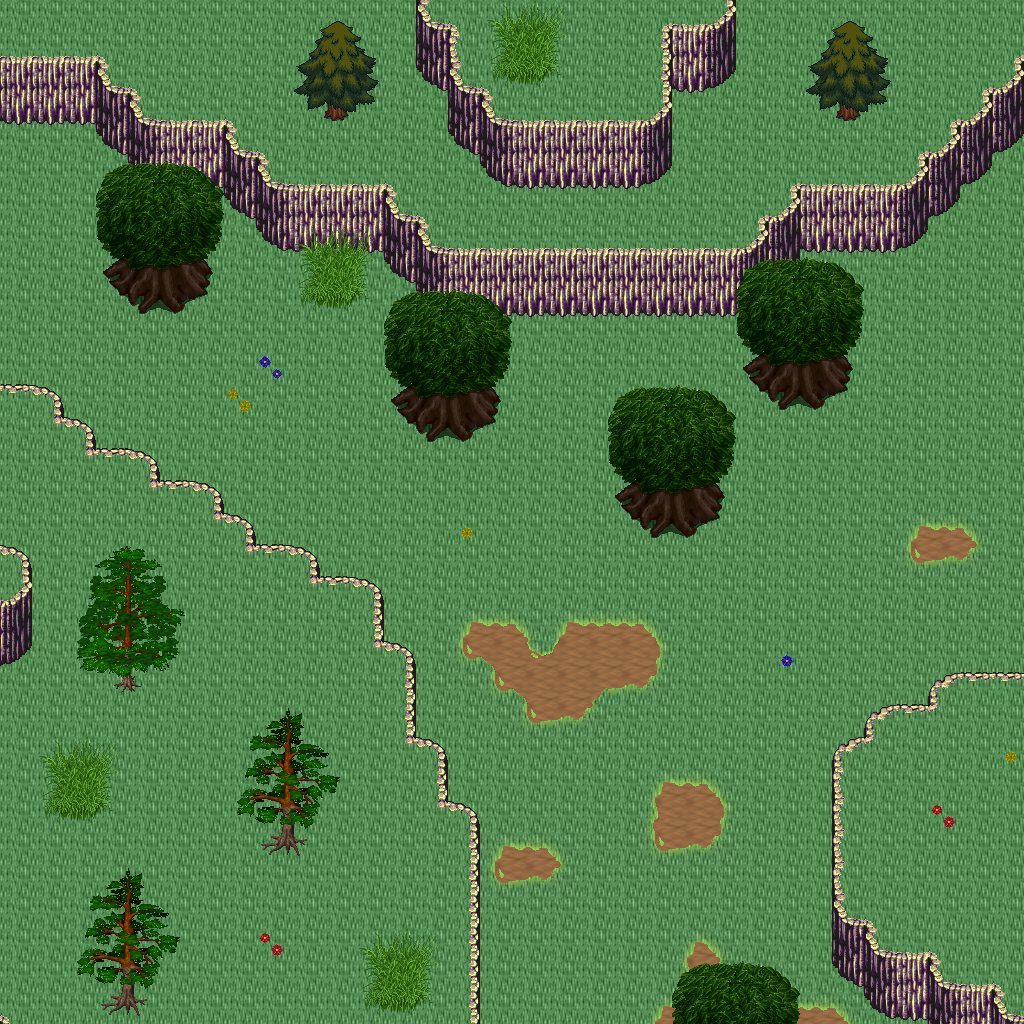

A 2D game scene composited from a Tiled map and its tileset images. What follows is a short description and the map's XML, with each tile layer's data collapsed to a summary:
An orthogonal 32x32 tile map with 32x32 px tiles, 5 tile layers (Ground, Objects, Objects2, Above, ...), 1 hidden layer not drawn, 24 tilesets.

<map version="1.10" tiledversion="1.11.0" orientation="orthogonal" renderorder="right-down" width="32" height="32" tilewidth="32" tileheight="32" infinite="0" nextlayerid="11" nextobjectid="1">
 <tileset firstgid="1" name="logic_collision" tilewidth="32" tileheight="32" tilecount="1" columns="1">
  <image source="../drawable/logic_collision.png" width="32" height="32" />
 </tileset>
 <tileset firstgid="2" name="ground_ground" tilewidth="32" tileheight="32" tilecount="33" columns="3">
  <image source="../drawable/ground_ground.png" width="96" height="352" />
 </tileset>
 <tileset firstgid="35" name="terrain_grassland" tilewidth="32" tileheight="32" tilecount="88" columns="8">
  <image source="../drawable/terrain_grassland.png" width="256" height="352" />
 </tileset>
 <tileset firstgid="123" name="ground_grass_corners" tilewidth="32" tileheight="32" tilecount="24" columns="6">
  <image source="../drawable/ground_grass_corners.png" width="192" height="128" />
 </tileset>
 <tileset firstgid="147" name="ground_grass_edges" tilewidth="32" tileheight="32" tilecount="36" columns="12">
  <image source="../drawable/ground_grass_edges.png" width="384" height="96" />
 </tileset>
 <tileset firstgid="183" name="ground_grass_2" tilewidth="32" tileheight="32" tilecount="21" columns="3">
  <image source="../drawable/ground_grass_2.png" width="96" height="224" />
 </tileset>
 <tileset firstgid="204" name="plant_tree_tree_darkgreen" tilewidth="32" tileheight="32" tilecount="88" columns="8">
  <image source="../drawable/plant_tree_tree_darkgreen.png" width="256" height="352" />
 </tileset>
 <tileset firstgid="292" name="plant_tree_pine_tree" tilewidth="32" tileheight="32" tilecount="20" columns="4">
  <image source="../drawable/plant_tree_pine_tree.png" width="128" height="160" />
 </tileset>
 <tileset firstgid="312" name="plant_tree_pine_tree_1" tilewidth="32" tileheight="32" tilecount="20" columns="4">
  <image source="../drawable/plant_tree_pine_tree_1.png" width="128" height="160" />
 </tileset>
 <tileset firstgid="332" name="plant_tree_evergreen" tilewidth="32" tileheight="32" tilecount="36" columns="3">
  <image source="../drawable/plant_tree_evergreen.png" width="96" height="384" />
 </tileset>
 <tileset firstgid="368" name="plant_tree_fall_trees" tilewidth="32" tileheight="32" tilecount="40" columns="8">
  <image source="../drawable/plant_tree_fall_trees.png" width="256" height="160" />
 </tileset>
 <tileset firstgid="408" name="plant_flower_daisy_blue" tilewidth="32" tileheight="32" tilecount="8" columns="2">
  <image source="../drawable/plant_flower_daisy_blue.png" width="64" height="128" />
 </tileset>
 <tileset firstgid="416" name="plant_flower_daisy_red" tilewidth="32" tileheight="32" tilecount="8" columns="2">
  <image source="../drawable/plant_flower_daisy_red.png" width="64" height="128" />
 </tileset>
 <tileset firstgid="424" name="plant_flower_daisy_white" tilewidth="32" tileheight="32" tilecount="8" columns="2">
  <image source="../drawable/plant_flower_daisy_white.png" width="64" height="128" />
 </tileset>
 <tileset firstgid="432" name="plant_flower_daisy_yellow" tilewidth="32" tileheight="32" tilecount="8" columns="2">
  <image source="../drawable/plant_flower_daisy_yellow.png" width="64" height="128" />
 </tileset>
 <tileset firstgid="440" name="plant_leaves" tilewidth="32" tileheight="32" tilecount="8" columns="4">
  <image source="../drawable/plant_leaves.png" width="128" height="64" />
 </tileset>
 <tileset firstgid="448" name="logic_creature_animal" tilewidth="32" tileheight="32" tilecount="32" columns="8">
  <image source="../drawable/logic_creature_animal.png" width="256" height="128" />
 </tileset>
 <tileset firstgid="480" name="plant_flower_red_blue_clusters" tilewidth="32" tileheight="32" tilecount="4" columns="1">
  <image source="../drawable/plant_flower_red_blue_clusters.png" width="32" height="128" />
 </tileset>
 <tileset firstgid="484" name="ground_tall_grass" tilewidth="32" tileheight="32" tilecount="15" columns="5">
  <image source="../drawable/ground_tall_grass.png" width="160" height="96" />
 </tileset>
 <tileset firstgid="499" name="logic_creature_reptile" tilewidth="32" tileheight="32" tilecount="7" columns="7">
  <image source="../drawable/logic_creature_reptile.png" width="224" height="32" />
 </tileset>
 <tileset firstgid="506" name="logic_creature_fowl" tilewidth="32" tileheight="32" tilecount="6" columns="6">
  <image source="../drawable/logic_creature_fowl.png" width="192" height="32" />
 </tileset>
 <tileset firstgid="512" name="plant_bush_berried" tilewidth="32" tileheight="32" tilecount="60" columns="5">
  <image source="../drawable/plant_bush_berried.png" width="160" height="384" />
 </tileset>
 <tileset firstgid="572" name="plant_bushes_and_trees" tilewidth="32" tileheight="32" tilecount="144" columns="16">
  <image source="../drawable/plant_bushes_and_trees.png" width="512" height="289" />
 </tileset>
 <tileset firstgid="716" name="plant_bush_leafy" tilewidth="32" tileheight="32" tilecount="48" columns="8">
  <image source="../drawable/plant_bush_leafy.png" width="256" height="192" />
 </tileset>
 <layer id="1" name="Ground" width="32" height="32">
  <data>[1024 cells, 1024 non-empty, 2 distinct tile ids]</data>
 </layer>
 <layer id="2" name="Objects" width="32" height="32">
  <data>[1024 cells, 286 non-empty, 43 distinct tile ids]</data>
 </layer>
 <layer id="3" name="Objects2" width="32" height="32">
  <data>[1024 cells, 49 non-empty, 22 distinct tile ids]</data>
 </layer>
 <layer id="4" name="Above" width="32" height="32">
  <data>[1024 cells, 121 non-empty, 42 distinct tile ids]</data>
 </layer>
 <layer id="5" name="Above2" width="32" height="32">
  <data>[1024 cells, 16 non-empty, 16 distinct tile ids]</data>
 </layer>
 <layer id="6" name="Walkable" width="32" height="32" visible="0">
  <data>[1024 cells, 533 non-empty, 1 distinct tile ids]</data>
 </layer>
 <objectgroup id="7" name="Mapevents" />
 <objectgroup id="8" name="Spawn" />
 <objectgroup id="9" name="Keys" />
 <objectgroup id="10" name="Replace" />
</map>
